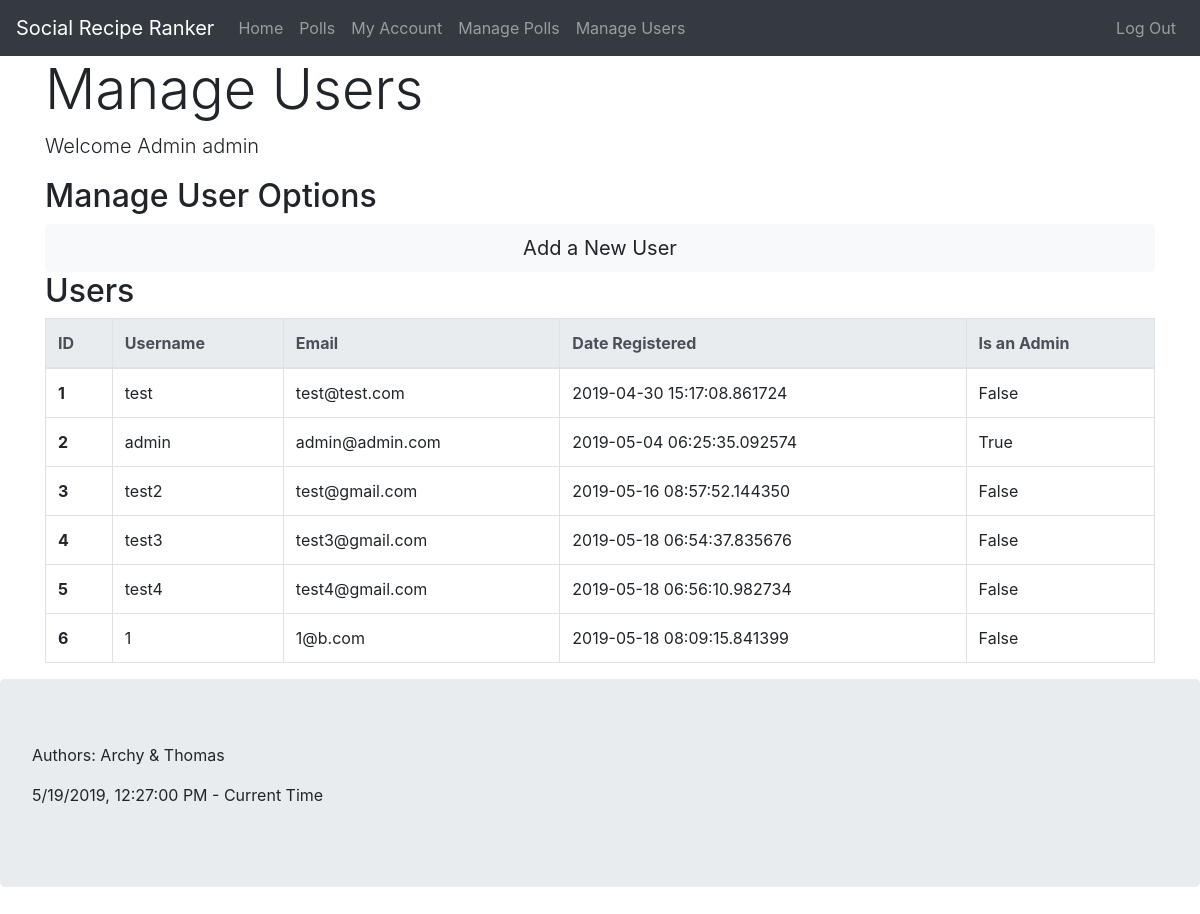
The page /manage_users (signed in) on the database as committed earlier.
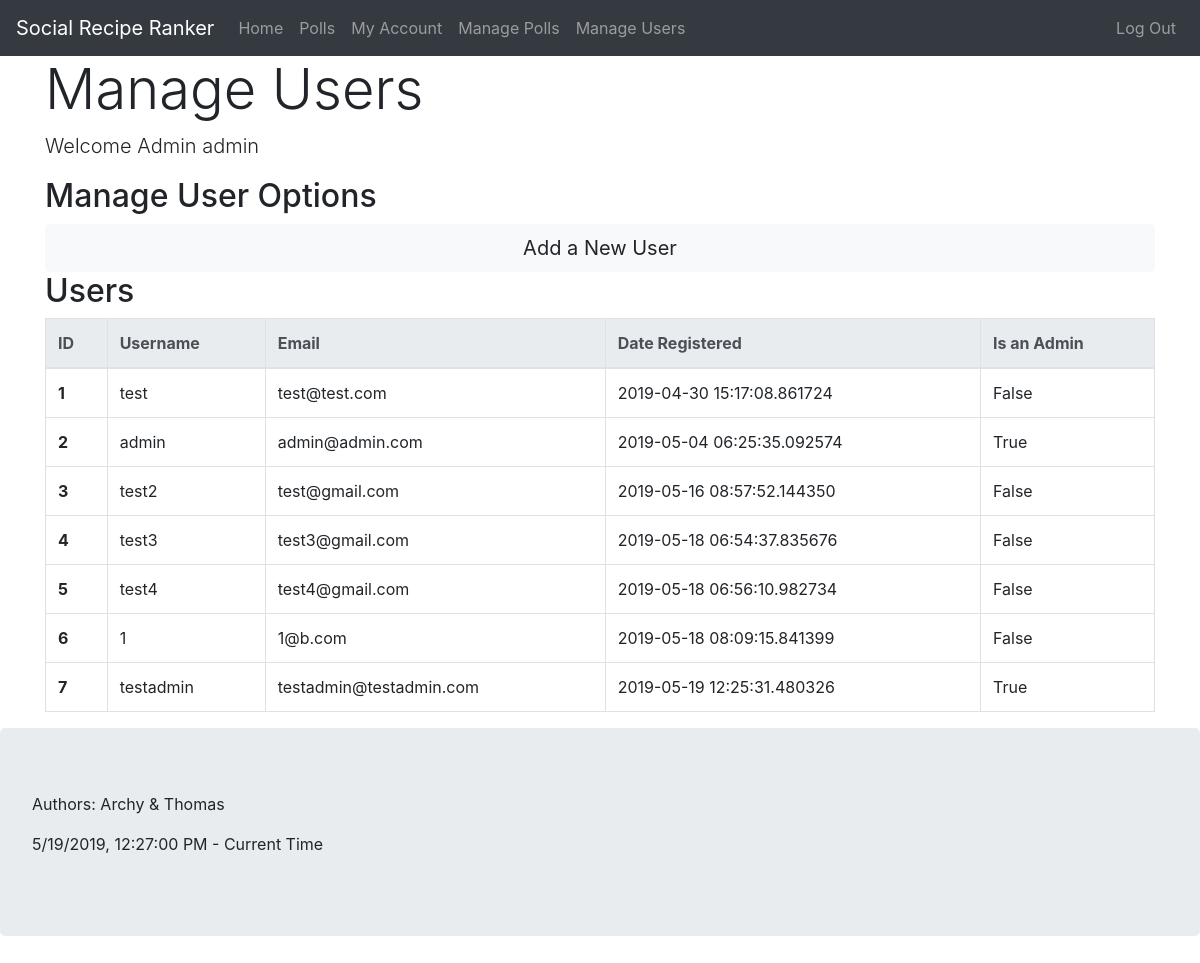
The same page on the database as committed later.
### app/models.py (models this page shows, shortened)
class User(UserMixin, db.Model):
    id = db.Column(db.Integer, primary_key=True)  # not null and unique by default
    username = db.Column(db.String(64), nullable=False, unique=True, index=True)
    email = db.Column(db.String(128), nullable=False, unique=True, index=True)
    password_hash = db.Column(db.String(128), nullable=False)
    date_registered = db.Column(db.DateTime, nullable=False, index=True, default=datetime.utcnow)
    is_admin = db.Column(db.Boolean, nullable=False, default=False)
    polls = db.relationship("Poll", backref='creator', lazy='dynamic')  # dynamic so we can filter the queries later
    recipes = db.relationship("Recipe", backref='contributor', lazy='dynamic')
    votes = db.relationship("Vote", backref='user', lazy='dynamic')

### app/routes.py (the view)
@app.route('/manage_users')
@login_required
def manage_users():
    if current_user.is_admin:
        return render_template('manage_users.html', title='Manage Users', description='Welcome Admin ' + current_user.username, users=User)
    else:
        abort(403)

### app/models.py (called while the page is built)
@login_manager.user_loader
def load_user(id):
    return User.query.get(int(id))

### app/templates/manage_users.html
{% extends "base.html" %}
{% block content %}
<div class="row">
    <section class="col">
        <header>
            <h2>Manage User Options</h2>
        </header>
        <a class="btn btn-light btn-lg btn-block" href="{{ url_for('add_user') }}">Add a New User</a>
    </section>
</div>
<div class="row">
    <section class="col">
        <header>
            <h2>Users</h2>
        </header>
        <table class="table table-bordered table-hover table-responsive-md">
            <thead class="thead-light">
                <tr>
                    <th scope="col">ID</th>
                    <th scope="col">Username</th>
                    <th scope="col">Email</th>
                    <th scope="col">Date Registered</th>
                    <th scope="col">Is an Admin</th>
                </tr>
            </thead>
            <tbody>
                {% for u in users.query.all() %}
                <tr class='clickable-table-row' data-href="{{ url_for('user', user_id=u.id) }}">
                    <th scope="row">{{ u.id }}</th>
                    <td>{{ u.username }}</td>
                    <td>{{ u.email }}</td>
                    <td>{{ u.date_registered }}</td>
                    <td>{{ u.is_admin }}</td>
                </tr>
                {% endfor %}
            </tbody>
        </table>
    </section>
</div>
{% endblock %}

### app/templates/base.html (shortened to what this page needs)
<!DOCTYPE html>
<html lang="en">
<head>
    <link rel="stylesheet" type="text/css" href="/static/css/bootstrap.min.css" />
    <link rel="stylesheet" type="text/css" href="/static/css/style.css" />
</head>
<body>
    <nav class="navbar navbar-expand-sm navbar-dark bg-dark">
        <a class="navbar-brand" href="/">Social Recipe Ranker</a>
        <ul class="navbar-nav">
            <li class="nav-item"><a class="nav-link" href="{{ url_for('index') }}">Home</a></li>
            {% if current_user.is_authenticated %}
            <li class="nav-item"><a class="nav-link" href="{{ url_for('polls') }}">Polls</a></li>
            <li class="nav-item"><a class="nav-link" href="{{ url_for('user', user_id=current_user.id) }}">My
                    Account</a></li>
            {% else %}
            <li class="nav-item"><a class="nav-link" href="{{ url_for('general_polls') }}">Polls</a></li>
            {% endif %}
            {% if current_user.is_admin %}
            <li class="nav-item"><a class="nav-link" href="{{ url_for('manage_polls') }}">Manage Polls</a></li>
            <li class="nav-item"><a class="nav-link" href="{{ url_for('manage_users') }}">Manage Users</a></li>
            {% endif %}
        </ul>
        <ul class="navbar-nav ml-auto">
            {% if current_user.is_anonymous %}
            <li class="nav-item"><a class="nav-link" href="{{ url_for('register') }}">Sign Up</a></li>
            <li class="nav-item"><a class="nav-link" href="{{ url_for('login') }}">Login</a></li>
            {% else %}
            <li class="nav-item"><a class="nav-link" href="{{ url_for('logout') }}">Log Out</a></li>
            {% endif %}
        </ul>
    </nav>
    <main class="container">
        <header class="row">
            <div class="col">
                {% if title %}
                <h1 class="display-4">{{ title }}</h1>
                {% else %}
                <h1 class="display-4">Welcome to Recipe Ranker</h1>
                {% endif %}
                {% if description %}
                <p class="lead">{{ description }}</p>
                {% else %}
                <p class="lead">Recipe Ranker, a CITS3403 Project</p>
                {% endif %}
            </div>
        </header>
        {% block content %}{% endblock %}
    </main>
    <footer class="jumbotron">
        <p>Authors: Archy & Thomas</p>
        <p id="current_time">Current Time</p>
    </footer>
</body>
</html>

### app/static/css/style.css (style rules this page uses)
table tr[data-href] { cursor: pointer; }

Rows that differ between the two databases and show on the page:
added User: id "7", username "testadmin", email "testadmin@testadmin.com", date_registered "2019-05-19 12:25:31.480326", is_admin "True"
